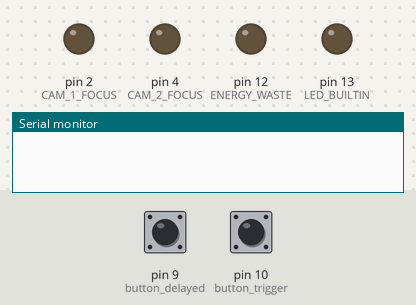
Bench run of a sketch on a simulated Arduino Uno, built with avr-gcc and run on an emulated ATmega328P. Shown: output pins drawn as LEDs (lit = HIGH), the last lines printed to the serial monitor. The inputs (shaded band) are chosen by the test bench; at power-on: pin 9 (button_delayed) HIGH, pin 10 (button_trigger) HIGH. Pins used as bus, display or sensor lines are not drawn.

Above: at 1.2 s.
1.3 s: pin 9 (button_delayed) pulled LOW for 0.15 s
At 1.9 s:
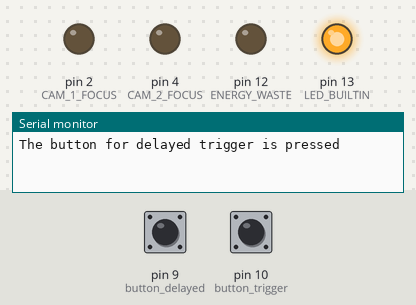
4.4 s: pin 10 (button_trigger) pulled LOW for 0.15 s
At 5.3 s:
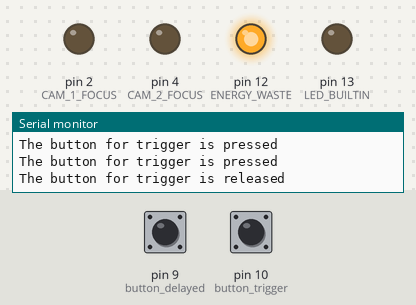
Timing chart, 0 to 12.8 s (numbered marks = the images above; inputs shaded):
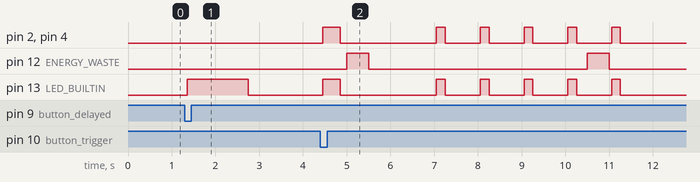

Measured:
- after the input at 1.3 s, pin 13 (LED_BUILTIN): LOW → HIGH after 0.05 s, → LOW 1.4 s later
- by itself, pin 12 (ENERGY_WASTE): alternates HIGH for 0.50 s and LOW for 5.0 s

The sketch:

arduino.ino
```cpp
#include <ezButton.h>

ezButton button_trigger(10);  // create ezButton object that attach to pin 10;
ezButton button_delayed( 9);  // create ezButton object that attach to pin 10;

#define ENERGY_WASTE 12

#define CAM_1_FOCUS 2
#define CAM_1_TRIGGER 3

#define CAM_2_FOCUS 4
#define CAM_2_TRIGGER 5

uint32_t energy_waste_time;

void setup() {
  Serial.begin(9600);
  button_trigger.setDebounceTime(50); // set debounce time to 50 milliseconds
  button_delayed.setDebounceTime(50); // set debounce time to 50 milliseconds

  // Initialize focus and trigger lines
  for (int ii = 2; ii <= 5; ++ii) {
    pinMode(ii, OUTPUT);
    digitalWrite(ii, LOW);
  }
  // Initialize buttons
  for (int ii = 6; ii <= 10; ++ii) {
    pinMode(ii, INPUT_PULLUP);
  }

  pinMode(ENERGY_WASTE, OUTPUT);
  digitalWrite(ENERGY_WASTE, LOW);

  pinMode(LED_BUILTIN, OUTPUT);
  digitalWrite(LED_BUILTIN, LOW);

  energy_waste_time = millis() + 5000;
}

bool button_released = true;

void trigger_high(bool cam1, bool cam2) {
  if (cam1) {
    digitalWrite(CAM_1_FOCUS, HIGH);
    digitalWrite(CAM_1_TRIGGER, HIGH);
  }
  if (cam2) {
    digitalWrite(CAM_2_FOCUS, HIGH);
    digitalWrite(CAM_2_TRIGGER, HIGH);
  }
}

void trigger_low() {
  digitalWrite(CAM_1_FOCUS, LOW);
  digitalWrite(CAM_1_TRIGGER, LOW);
  digitalWrite(CAM_2_FOCUS, LOW);
  digitalWrite(CAM_2_TRIGGER, LOW);
}

uint32_t bracket_time;
int bracket_count = 0;


void trigger() {
    trigger_high(true, true);
    _delay_ms(200);
    trigger_low();
}

void loop() {
  uint32_t const t = millis();
  button_trigger.loop(); // MUST call the loop() function first
  button_delayed.loop(); // MUST call the loop() function first

  if(button_trigger.isPressed()) {
    Serial.println("The button for trigger is pressed");
    digitalWrite(LED_BUILTIN, HIGH);
    trigger();
    digitalWrite(LED_BUILTIN, LOW);
  }

  if(button_trigger.isReleased()) {
    Serial.println("The button for trigger is released");
    digitalWrite(LED_BUILTIN, LOW);
  }

  if(button_delayed.isPressed()) {
    Serial.println("The button for delayed trigger is pressed");
    bracket_time = millis() + 5000;
    bracket_count = 5;
    digitalWrite(LED_BUILTIN, HIGH);
    _delay_ms(700);
    digitalWrite(LED_BUILTIN, LOW);
  }

  if (bracket_count > 0) {
    if (t > bracket_time) {
      bracket_count--;
      bracket_time = t + 1000;
      digitalWrite(LED_BUILTIN, HIGH);
      trigger();
      digitalWrite(LED_BUILTIN, LOW);
    }
  }

  if (t > energy_waste_time) {
    if (LOW == digitalRead(ENERGY_WASTE)) {
      digitalWrite(ENERGY_WASTE, HIGH);
      energy_waste_time = t + 500;
    }
    else {
      digitalWrite(ENERGY_WASTE, LOW);
      energy_waste_time = t + 5000;
    }
  }

}
```
